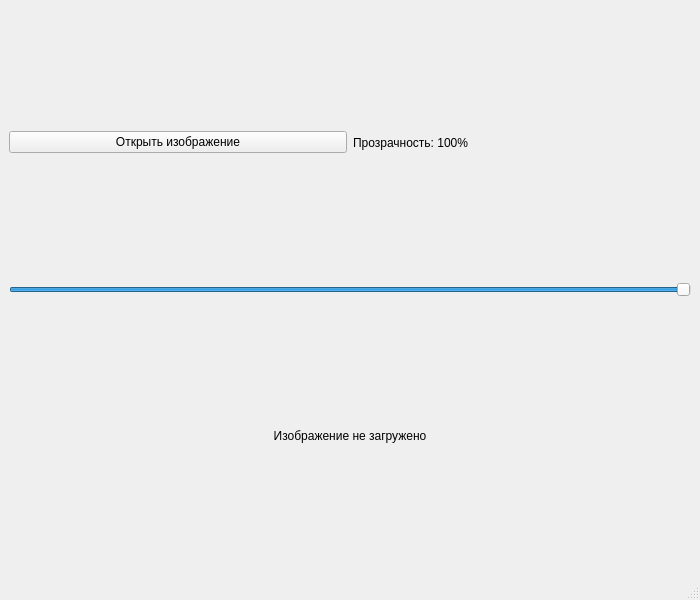
<?xml version="1.0" encoding="UTF-8"?>
<ui version="4.0">
 <class>MainWindow</class>
 <widget class="QMainWindow" name="MainWindow">
  <property name="geometry">
   <rect>
    <x>0</x>
    <y>0</y>
    <width>700</width>
    <height>600</height>
   </rect>
  </property>
  <property name="windowTitle">
   <string>Регулятор прозрачности</string>
  </property>
  <widget class="QWidget" name="centralwidget">
   <layout class="QVBoxLayout" name="verticalLayout">
    <item>
     <layout class="QHBoxLayout" name="horizontalLayout">
      <item>
       <widget class="QPushButton" name="btnOpen">
        <property name="text">
         <string>Открыть изображение</string>
        </property>
       </widget>
      </item>
      <item>
       <widget class="QLabel" name="labelValue">
        <property name="text">
         <string>Прозрачность: 100%</string>
        </property>
       </widget>
      </item>
     </layout>
    </item>
    <item>
     <widget class="QSlider" name="sliderAlpha">
      <property name="minimum">
       <number>0</number>
      </property>
      <property name="maximum">
       <number>100</number>
      </property>
      <property name="value">
       <number>100</number>
      </property>
      <property name="orientation">
       <enum>Qt::Horizontal</enum>
      </property>
     </widget>
    </item>
    <item>
     <widget class="QLabel" name="imageLabel">
      <property name="text">
       <string>Изображение не загружено</string>
      </property>
      <property name="alignment">
       <set>Qt::AlignCenter</set>
      </property>
     </widget>
    </item>
   </layout>
  </widget>
  <widget class="QMenuBar" name="menubar"/>
  <widget class="QStatusBar" name="statusbar"/>
 </widget>
 <resources/>
 <connections/>
</ui>
